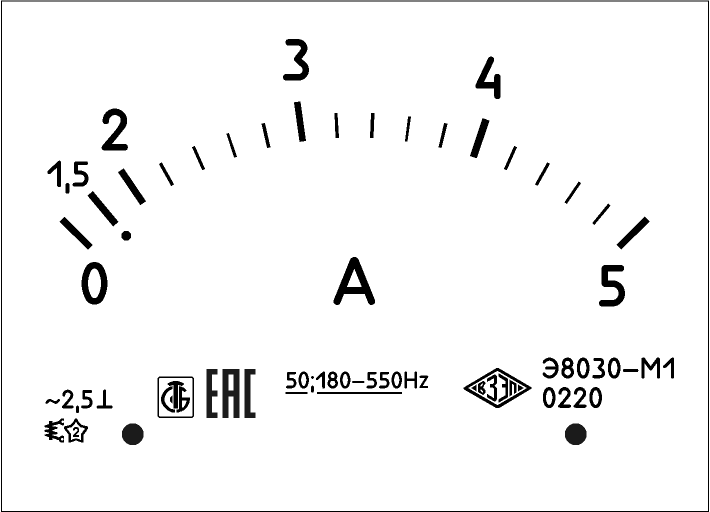
%> input picture Scripts/scale_o.jpg, 1419 x 1024 px (shown at 1/2 size)
$ octave --eval "result = cropScale(imread('scale_o.jpg'));"   (GNU Octave 9; MATLAB toolbox functions it lacks are replaced by stand-ins)
%> lines starting %> are read from the running program, lines starting %| are printed output that depends on the picture; in (x1, y1, x2, y2) boxes, pixels count from 0 and x2, y2 are one past the last pixel; in counts of white or black regions, pixels touching at a corner belong together; the program's own positions count from 1
function [ box ] = cropScale( frame )
%Оставить только стрелку
%frame - рисунок
%box - прямоугольник для обрезки

%Масштабирование для повышения скорости
image = imresize(frame,0.25);
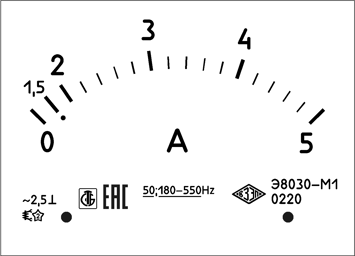
%> image: size 256x355x3 uint8; min 0, max 255, mean 243.7
%figure,imshow(image); return;
gray = rgb2gray(image);

%Метод Оцу для трех областей
idx = uint8(otsu(gray,3));
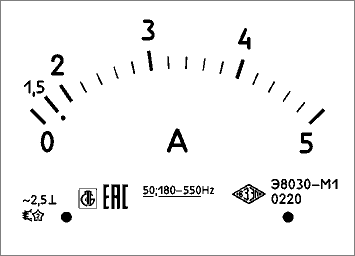
%> idx: size 256x355 uint8; min 1, max 3, mean 2.91; drawn with min black and max white
%figure,imshow(IDX);
%Удалить один светлый объект
bw = im2bw(gray);
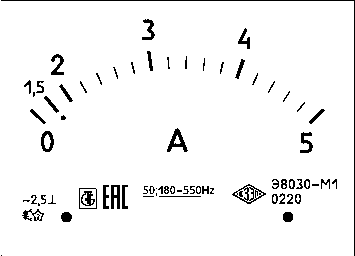
%> bw: size 256x355 logical; 95.6% white; black in thin lines or dots
bw(idx==1) = 0;
bw(idx==2) = 0;
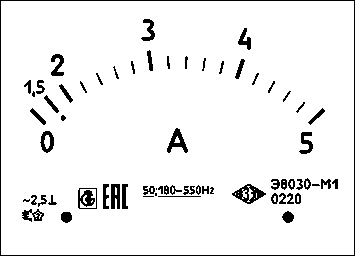
%> bw: size 256x355 logical; 93.9% white; 65 black regions (7 under 20 px), largest, box (x1, y1, x2, y2) and area: (0, 0, 355, 256) 1218, (232, 184, 266, 204) 299, (78, 188, 97, 209) 238
bw(idx==3) = 1;

% [11 lines of commented-out code are left out]

bw = bwareaopen(bw,250);
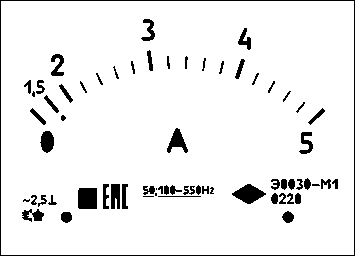
%> bw: size 256x355 logical; 93.4% white; 65 black regions (7 under 20 px), largest, box (x1, y1, x2, y2) and area: (0, 0, 355, 256) 1218, (78, 188, 97, 209) 396, (232, 184, 266, 204) 383
%figure,imshow(bw); return;

%se = strel('disk',3);
%bw = imclose(bw,se);

bw = imfill(bw,'holes');
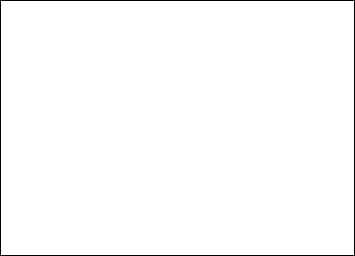
%> bw: size 256x355 logical; 98.7% white; black in thin lines or dots
%figure,imshow(bw); return;

%Определить подходящий по характеристикам объект
stats = regionprops(bw,'Area', 'Perimeter');
%> stats = 1 region; Area and Perimeter: 89662 1185.4
areas = cat(1,stats.Area)
%> areas = 89662
perimeters = cat(1,stats.Perimeter)
%> perimeters = 1185.4
%return;

%Найти индексы областей с нужными параметрами
indexes = find((areas>2500)&(perimeters>250)&(areas./perimeters.^2<1/5)&(areas./perimeters.^2>1/50));
%> indexes = 1
%Удалить с изображения ненужные области
labels = bwlabel(bw);
%> labels: size 256x355 double; values 0 (black) and 1 (white), 98.7% white; black in thin lines or dots
[height, width] = size(bw);
%> height = 256; width = 355
%> (the run ends here)
